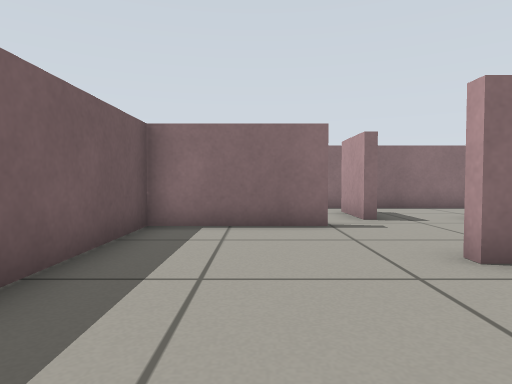
[1] (above)

17 first-person views from a walk through a world built for the Gazebo simulator. The camera is 0.45 m above the floor, tilts 2° down and sees 75° across. The floor is counted in squares, 0.5 m on a side. Each view is taken from the middle of a square. On the plan, view 1 faces up. The plan holds only what a view shows up to about 12 squares ahead; the rest is blank.

[2]
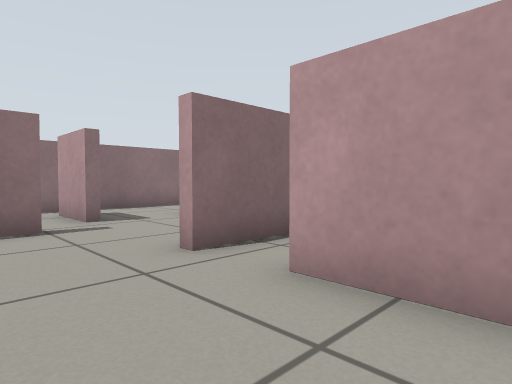

[3]
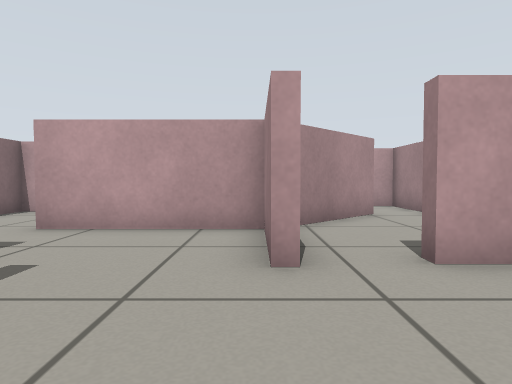

[4]
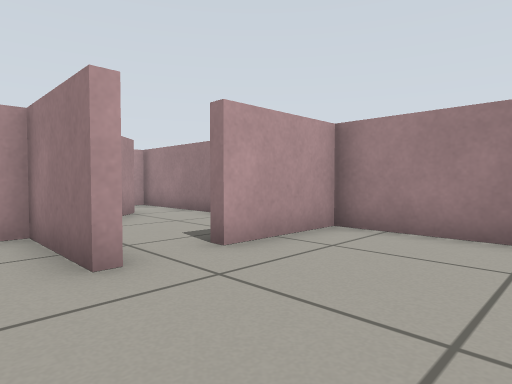

[5]
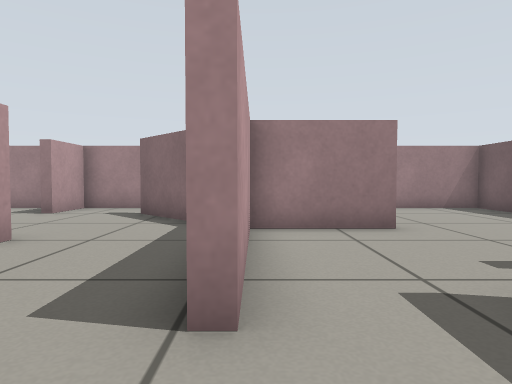

[6]
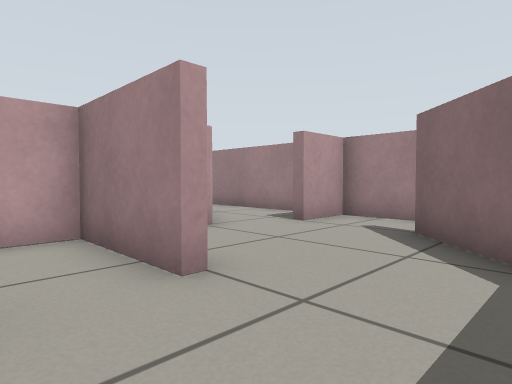

[7]
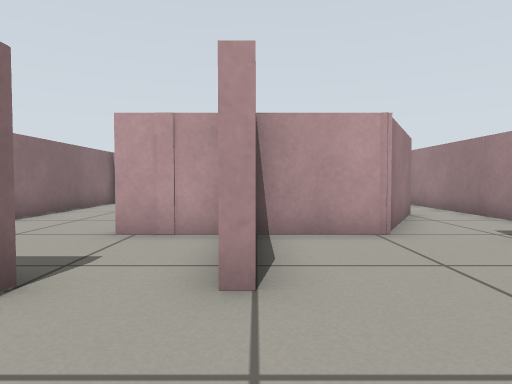

[8]
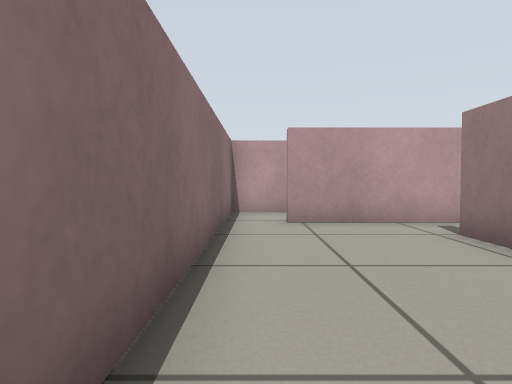

[9]
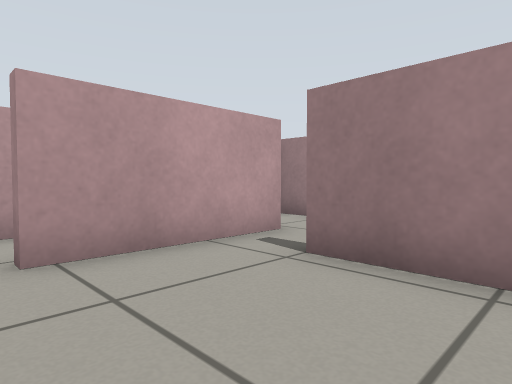

[10]
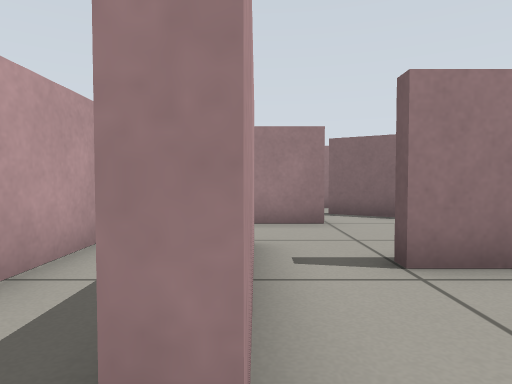

[11]
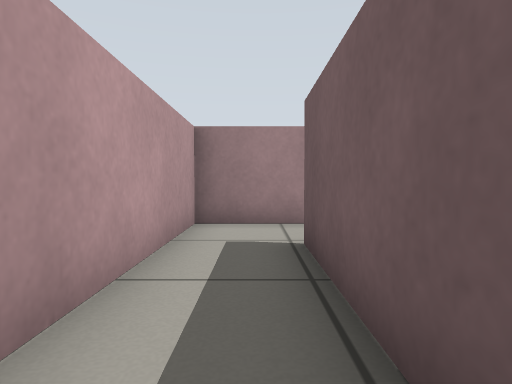

[12]
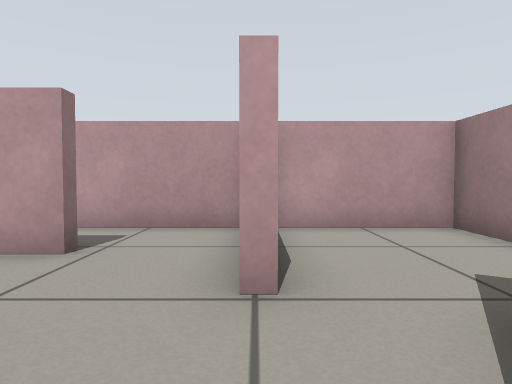

[13]
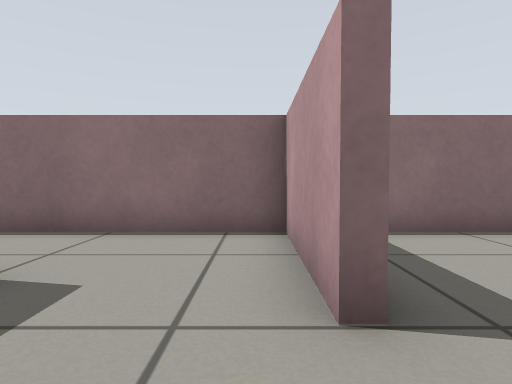

[14]
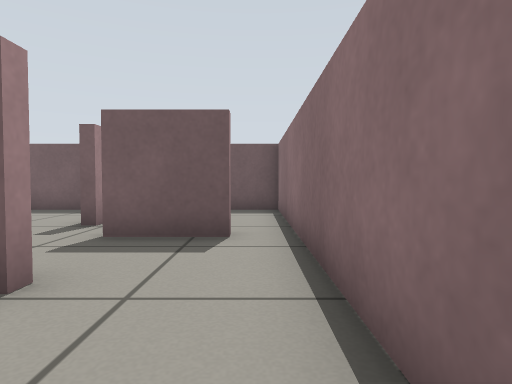

[15]
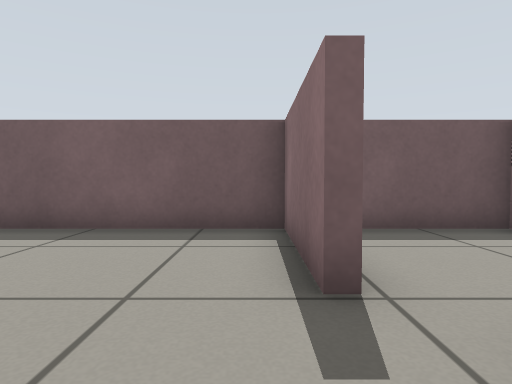

[16]
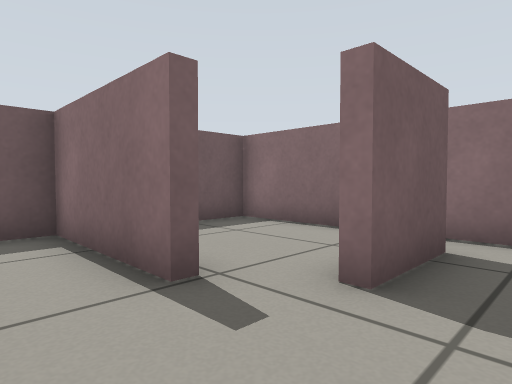

[17]
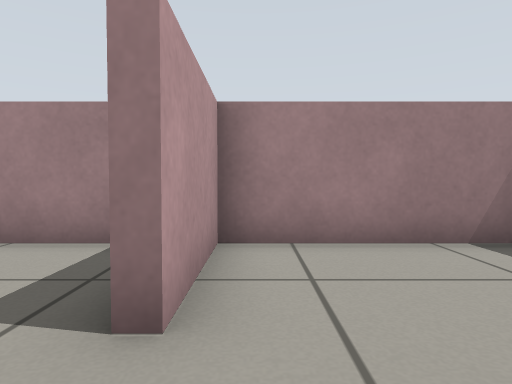

### Floor plan
Ten units are one square. View 1 is at (0, 0); x grows to the right and y downward. Boxes are objects, and circles mark ways between rooms. Rooms are numbered by the first view taken in them; rooms with no view inside come last. Other rooms are left out.
<svg viewBox="-26 -112 224 124">
<path fill="none" stroke="#000" d="M15 -65 -21 -65 -21 7 25 7 25 -21M86 -53 96 -53M85 -70 85 -107 46 -107M65 -27 82 -10M115 -28 115 -50M51 -80 55 -80M65 7 105 7 105 -10M134 -66 155 -66 155 -63M170 -53 170 -94M173 -93 173 -53M155 -31 193 -31 193 -107 103 -107M136 -20 151 -11M96 -53 115 -53 115 -74M28 -96 28 -76 25 -76 25 -96M46 -107 -21 -107 -21 -79M24 -38 51 -38 51 -80M149 -8 141 -13M134 7 193 7 193 -26M40 7 65 7M44 -35 24 -35M79 -8 56 -32M119 7 134 7M141 -13 115 -28"/>
<circle cx="15" cy="-55" r="3" fill="#2a7"/>
<circle cx="30" cy="-30" r="3" fill="#2a7"/>
<circle cx="90" cy="-65" r="3" fill="#2a7"/>
<circle cx="50" cy="-95" r="3" fill="#2a7"/>
<circle cx="60" cy="0" r="3" fill="#2a7"/>
<circle cx="120" cy="-10" r="3" fill="#2a7"/>
<circle cx="160" cy="-20" r="3" fill="#2a7"/>
<circle cx="130" cy="0" r="3" fill="#2a7"/>
<text x="0" y="-30">1</text>
<text x="80" y="-50">2</text>
<text x="150" y="-70">3</text>
<text x="20" y="-80">4</text>
<text x="170" y="-10">5</text>
<text x="50" y="-10">6</text>
<text x="120" y="-10">7</text>
</svg>
Room 1 opens to room 4. Room 1 opens to room 6. Room 2 opens to room 3. Room 2 opens to room 4. Room 2 opens to room 6. Room 2 opens to room 7. Room 3 opens to room 5. Room 5 opens to room 7.

Where each view was taken, in squares from view 1:
view 1: 0 up, 0 right, facing up
view 2: 0 up, 0 right, facing up-right
view 3: 4 up, 1 left, facing right
view 4: 5 up, 1 left, facing down-right
view 5: 10 up, 5 right, facing down
view 6: 7 up, 6 right, facing down-right
view 7: 5 up, 6 right, facing right
view 8: 10 up, 10 right, facing right
view 9: 10 up, 13 right, facing down-right
view 10: 10 up, 17 right, facing down
view 11: 10 up, 18 right, facing down
view 12: 3 up, 13 right, facing right
view 13: 5 up, 8 right, facing up
view 14: 10 up, 8 right, facing left
view 15: 6 up, 4 right, facing left
view 16: 5 up, 4 right, facing up-left
view 17: 4 up, 2 right, facing down
